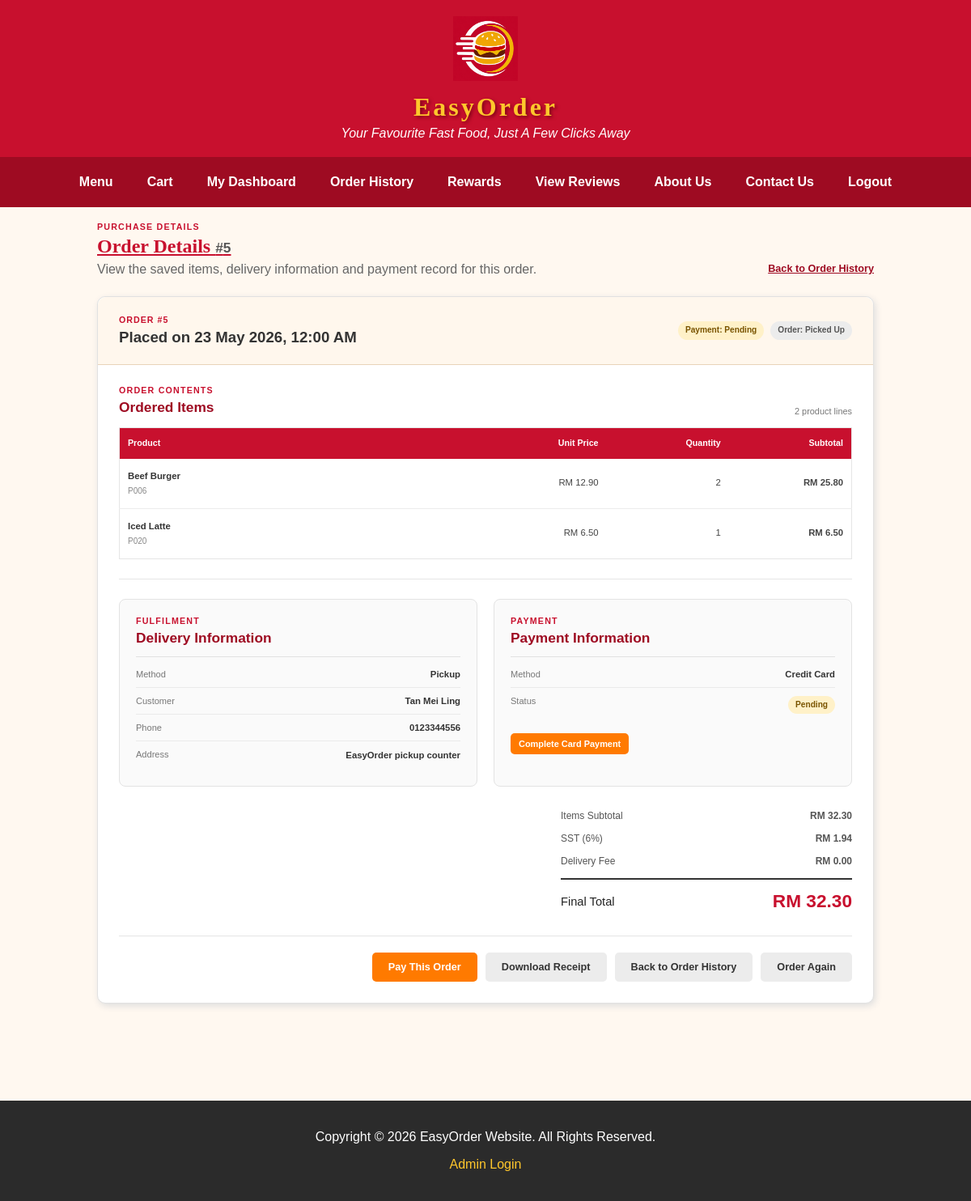
The page /order_details.php?order_id=5 (signed in) on the database as committed earlier.
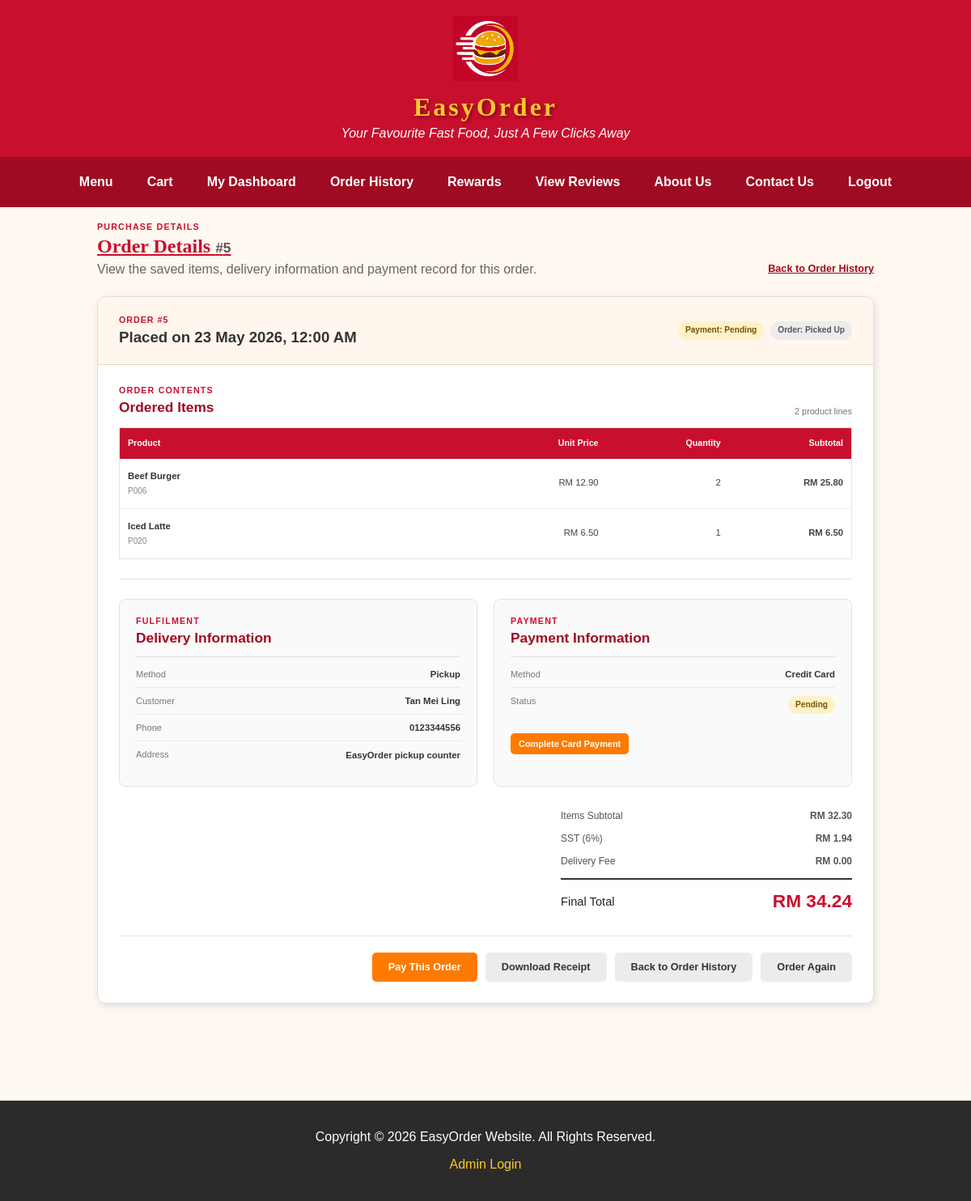
The same page on the database as committed later.
### tables this page shows
CREATE TABLE `orders` (
  `order_id` int(11) NOT NULL,
  `order_member` int(11) NOT NULL,
  `order_date` datetime NOT NULL,
  `order_total` decimal(7,2) NOT NULL,
  `order_payment` varchar(20) NOT NULL,
  `order_payment_status` varchar(20) NOT NULL DEFAULT 'Pending',
  `order_delivery` varchar(5) NOT NULL,
  `order_address` varchar(255) NOT NULL,
  `order_status` varchar(20) NOT NULL,
  `order_isDelete` int(1) NOT NULL DEFAULT 0
);

CREATE TABLE `member` (
  `member_id` int(11) NOT NULL,
  `member_name` varchar(100) NOT NULL,
  `member_email` varchar(100) NOT NULL,
  `member_password` varchar(255) NOT NULL,
  `member_phone` varchar(15) NOT NULL,
  `member_gender` varchar(10) NOT NULL,
  `member_dob` date NOT NULL,
  `member_address` varchar(140) NOT NULL DEFAULT '',
  `member_state` varchar(30) NOT NULL,
  `member_city` varchar(50) NOT NULL,
  `member_postcode` char(5) NOT NULL,
  `member_points` int(6) NOT NULL DEFAULT 0,
  `member_joindate` date NOT NULL,
  `member_isDelete` int(1) NOT NULL DEFAULT 0
);

### order_pricing_helpers.php (called while the page is built, shortened)
<?php
if(!function_exists("easyorder_money"))
{
	function easyorder_money($amount)
	{
		return round((float)$amount,2);
	}
}
if(!function_exists("easyorder_sst_amount"))
{
	function easyorder_sst_amount($subtotal)
	{
		return easyorder_money(max(0.00,(float)$subtotal)*EASYORDER_SST_RATE);
	}
}
if(!function_exists("easyorder_delivery_amount"))
{
	function easyorder_delivery_amount($delivery_method)
	{
		return in_array((string)$delivery_method,array("Delivery","Yes"),true) ? EASYORDER_DELIVERY_FEE : 0.00;
	}
}
?>

### order_details.php (the view, shortened to what the changed rows need)
<?php
include("dataconnection.php");
require_once("order_pricing_helpers.php");
$mid = (int)$_SESSION["member_id"];
$requested_order_id = filter_var($_GET["order_id"] ?? null,FILTER_VALIDATE_INT,array("options"=>array("min_range"=>1)));
$order_id = $requested_order_id===false ? 0 : (int)$requested_order_id;
$order = null;
$items = array();
$page_error = "";
function order_details_html($value)
{
	return htmlspecialchars((string)$value,ENT_QUOTES,"ISO-8859-1");
}
function order_details_datetime($value)
{
	$timestamp = strtotime((string)$value);
	return $timestamp===false ? "Not available" : date("d M Y, h:i A",$timestamp);
}
function order_details_status_class($status,$group)
{
	$normalised = strtolower(trim((string)$status));
	$known = array(
		"payment" => array("paid","pending","unpaid","failed"),
		"order" => array("preparing","delivery","completed","cancelled")
	);
	if(isset($known[$group]) && in_array($normalised,$known[$group],true))
	{
		return "order-status-".$normalised;
	}
	return "order-status-neutral";
}
if($order_id<=0)
{
	$http_status = 404;
	$page_error = "This order is unavailable.";
}
else
{
	$order_sql = "SELECT o.order_id,o.order_date,o.order_total,o.order_payment,o.order_payment_status,"
		."o.order_delivery,o.order_address,o.order_status,m.member_name,m.member_email,m.member_phone,"
		."p.payment_reference,p.payment_method AS saved_payment_method,p.payment_amount,"
		."p.payment_status AS saved_payment_status,p.payment_paid_at "
		."FROM orders o INNER JOIN member m ON m.member_id=o.order_member "
		."LEFT JOIN payments p ON p.payment_order=o.order_id "
		."WHERE o.order_id=? AND o.order_member=? AND o.order_isDelete=0 LIMIT 1";
	$order_stmt = mysqli_prepare($connect,$order_sql);
	if(!$order_stmt)
	{
		$http_status = 500;
		$page_error = "Order details are temporarily unavailable. Please try again.";
	}
	else
	{
		mysqli_stmt_bind_param($order_stmt,"ii",$order_id,$mid);
		if(mysqli_stmt_execute($order_stmt))
		{
			$order_result = mysqli_stmt_get_result($order_stmt);
			$order = mysqli_fetch_assoc($order_result) ?: null;
		}
		else
		{
			$http_status = 500;
			$page_error = "Order details are temporarily unavailable. Please try again.";
		}
	}
}
if($order)
{
	$item_stmt = mysqli_prepare($connect,"SELECT item_product,item_name,item_price,item_qty,item_subtotal FROM order_items WHERE item_order=? ORDER BY item_id");
	if($item_stmt)
	{
		mysqli_stmt_bind_param($item_stmt,"i",$order_id);
		if(mysqli_stmt_execute($item_stmt))
		{
			$item_result = mysqli_stmt_get_result($item_stmt);
			while($item = mysqli_fetch_assoc($item_result))
			{
				$items[] = $item;
			}
		}
		else
		{
			$http_status = 500;
			$page_error = "The items for this order are temporarily unavailable. Please try again.";
		}
	}
	else
	{
		$http_status = 500;
		$page_error = "The items for this order are temporarily unavailable. Please try again.";
	}
}
$item_subtotal = 0.00;
foreach($items as $item)
{
	$item_subtotal += (float)$item["item_subtotal"];
}
$sst_amount = easyorder_sst_amount($item_subtotal);
$delivery_fee = $order ? easyorder_delivery_amount($order["order_delivery"]) : 0.00;
$payment_status = $order ? (string)($order["saved_payment_status"] ?: $order["order_payment_status"]) : "";
$payment_method = $order ? (string)($order["saved_payment_method"] ?: $order["order_payment"]) : "";
$can_retry_card_payment = $order && $order["order_payment"]==="Credit Card" && $payment_status==="Pending";
?>
<!DOCTYPE html>
<html lang="en">
<head>
<link rel="stylesheet" href="style.css?v=20260922-2">
</head>
<body>
<div id="header">
<h1>EasyOrder</h1>
</div>
<main id="main">
<div class="order-page-heading">
<div>
<h2 class="section-title">Order Details<?php if($order) { ?> <span>#<?php echo (int)$order["order_id"]; ?></span><?php } ?></h2>
</div>
</div>
<?php if($page_error!=="") { ?>
<section class="order-unavailable-card">
<div class="order-empty-icon" aria-hidden="true">&#128274;</div>
<h3>Order Unavailable</h3>
<p><?php echo order_details_html($page_error); ?></p>
<a class="btn" href="order_history.php">Return to Order History</a>
</section>
<?php } else { ?>
<article class="order-details-card">
<header class="order-details-header">
<div>
<p class="order-details-label">ORDER #<?php echo (int)$order["order_id"]; ?></p>
<h3>Placed on <?php echo order_details_html(order_details_datetime($order["order_date"])); ?></h3>
</div>
<div class="order-details-statuses" aria-label="Order and payment statuses">
<span class="order-status-badge <?php echo order_details_status_class($payment_status,"payment"); ?>">Payment: <?php echo order_details_html($payment_status); ?></span>
<span class="order-status-badge <?php echo order_details_status_class($order["order_status"],"order"); ?>">Order: <?php echo order_details_html($order["order_status"]); ?></span>
</div>
</header>
<section class="order-details-section" aria-labelledby="ordered-items-heading">
<div class="order-details-section-heading">
<div>
<p class="checkout-step-label">ORDER CONTENTS</p>
<h3 id="ordered-items-heading">Ordered Items</h3>
</div>
<span><?php echo count($items); ?> product line<?php echo count($items)===1 ? "" : "s"; ?></span>
</div>
<table class="order-items-table">
<thead>
<tr>
<th scope="col">Product</th>
<th scope="col">Unit Price</th>
<th scope="col">Quantity</th>
<th scope="col">Subtotal</th>
</tr>
</thead>
<tbody>
<?php foreach($items as $item) { ?>
<tr>
<td><strong><?php echo order_details_html($item["item_name"]); ?></strong><small><?php echo order_details_html($item["item_product"]); ?></small></td>
<td>RM <?php echo number_format((float)$item["item_price"],2); ?></td>
<td><?php echo (int)$item["item_qty"]; ?></td>
<td><strong>RM <?php echo number_format((float)$item["item_subtotal"],2); ?></strong></td>
</tr>
<?php } ?>
</tbody>
</table>
</section>
<div class="order-information-grid">
<section class="order-information-panel" aria-labelledby="delivery-information-heading">
<p class="checkout-step-label">FULFILMENT</p>
<h3 id="delivery-information-heading">Delivery Information</h3>
<dl>
<div><dt>Method</dt><dd><?php echo $order["order_delivery"]==="Yes" ? "Delivery" : "Pickup"; ?></dd></div>
<div><dt>Customer</dt><dd><?php echo order_details_html($order["member_name"]); ?></dd></div>
<div><dt>Phone</dt><dd><?php echo order_details_html($order["member_phone"]); ?></dd></div>
<div class="order-information-address"><dt>Address</dt><dd><?php echo $order["order_delivery"]==="Yes" ? order_details_html($order["order_address"]) : "EasyOrder pickup counter"; ?></dd></div>
</dl>
</section>
<section class="order-information-panel" aria-labelledby="payment-information-heading">
<p class="checkout-step-label">PAYMENT</p>
<h3 id="payment-information-heading">Payment Information</h3>
<dl>
<div><dt>Method</dt><dd><?php echo order_details_html($payment_method); ?></dd></div>
<div><dt>Status</dt><dd><span class="order-status-badge <?php echo order_details_status_class($payment_status,"payment"); ?>"><?php echo order_details_html($payment_status); ?></span></dd></div>
</dl>
<?php if($can_retry_card_payment) { ?>
<a class="order-payment-link" href="payment.php?order_id=<?php echo (int)$order["order_id"]; ?>">Complete Card Payment</a>
<?php } ?>
</section>
</div>
<section class="order-total-panel" aria-label="Order totals">
<div><span>Items Subtotal</span><strong>RM <?php echo number_format($item_subtotal,2); ?></strong></div>
<div><span>SST (6%)</span><strong>RM <?php echo number_format($sst_amount,2); ?></strong></div>
<div><span>Delivery Fee</span><strong>RM <?php echo number_format($delivery_fee,2); ?></strong></div>
<div class="order-final-total"><span>Final Total</span><strong>RM <?php echo number_format((float)$order["order_total"],2); ?></strong></div>
</section>
<div class="order-details-actions">
<?php if($can_retry_card_payment) { ?>
<a class="payment-primary-link" href="payment.php?order_id=<?php echo (int)$order["order_id"]; ?>">Pay This Order</a>
<?php } ?>
<a class="payment-secondary-link" href="order_details.php?order_id=<?php echo (int)$order["order_id"]; ?>&amp;download=pdf">Download Receipt</a>
<a class="payment-secondary-link" href="order_history.php">Back to Order History</a>
<a class="payment-secondary-link" href="category.php">Order Again</a>
</div>
</article>
<?php } ?>
</main>
</body>
</html>

Rows that differ between the two databases and show on the page:
changed orders "Credit Card": order_total "32.30" → "34.24"
